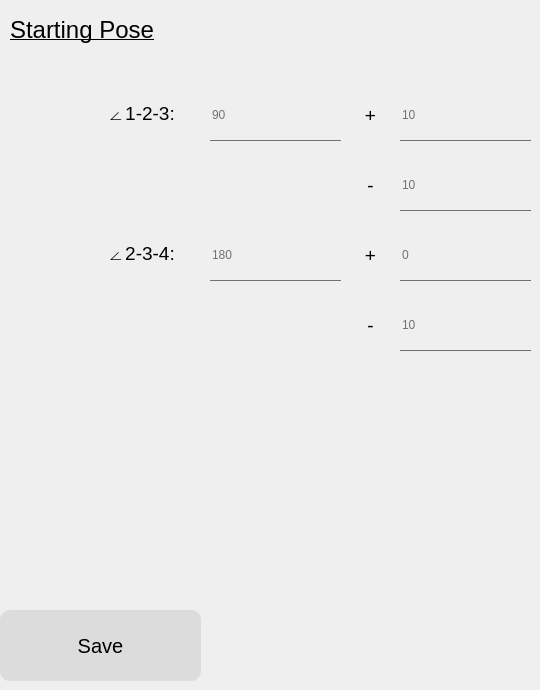
            <widget class="QWidget" name="page_start">
             <widget class="QLabel" name="label_2">
              <property name="geometry">
               <rect>
                <x>10</x>
                <y>0</y>
                <width>251</width>
                <height>61</height>
               </rect>
              </property>
              <property name="text">
               <string>&lt;html&gt;&lt;head/&gt;&lt;body&gt;&lt;p&gt;&lt;span style=&quot; font-size:18pt; text-decoration: underline;&quot;&gt;Starting Pose&lt;/span&gt;&lt;/p&gt;&lt;/body&gt;&lt;/html&gt;</string>
              </property>
              <property name="scaledContents">
               <bool>false</bool>
              </property>
             </widget>
             <widget class="QLabel" name="label_3">
              <property name="geometry">
               <rect>
                <x>80</x>
                <y>90</y>
                <width>121</width>
                <height>51</height>
               </rect>
              </property>
              <property name="text">
               <string>&lt;html&gt;&lt;head/&gt;&lt;body&gt;&lt;p&gt;&lt;span style=&quot; font-size:14pt;&quot;&gt;∠1-2-3:&lt;/span&gt;&lt;/p&gt;&lt;/body&gt;&lt;/html&gt;</string>
              </property>
              <property name="alignment">
               <set>Qt::AlignCenter</set>
              </property>
             </widget>
             <widget class="QLabel" name="label_4">
              <property name="geometry">
               <rect>
                <x>80</x>
                <y>230</y>
                <width>121</width>
                <height>51</height>
               </rect>
              </property>
              <property name="text">
               <string>&lt;html&gt;&lt;head/&gt;&lt;body&gt;&lt;p&gt;&lt;span style=&quot; font-size:14pt;&quot;&gt;∠2-3-4:&lt;/span&gt;&lt;/p&gt;&lt;/body&gt;&lt;/html&gt;</string>
              </property>
              <property name="alignment">
               <set>Qt::AlignCenter</set>
              </property>
             </widget>
             <widget class="QLineEdit" name="start_123_angle">
              <property name="geometry">
               <rect>
                <x>210</x>
                <y>90</y>
                <width>131</width>
                <height>51</height>
               </rect>
              </property>
              <property name="styleSheet">
               <string notr="true">font: 16pt &quot;Calibri&quot;;
background:transparent;
border: none;
color: rgb(113, 112, 114);
border-bottom: 1px solid #717072</string>
              </property>
              <property name="text">
               <string>90</string>
              </property>
             </widget>
             <widget class="QLabel" name="label_5">
              <property name="geometry">
               <rect>
                <x>350</x>
                <y>90</y>
                <width>41</width>
                <height>51</height>
               </rect>
              </property>
              <property name="text">
               <string>&lt;html&gt;&lt;head/&gt;&lt;body&gt;&lt;p&gt;&lt;span style=&quot; font-size:14pt;&quot;&gt;+&lt;/span&gt;&lt;/p&gt;&lt;/body&gt;&lt;/html&gt;</string>
              </property>
              <property name="alignment">
               <set>Qt::AlignCenter</set>
              </property>
             </widget>
             <widget class="QLineEdit" name="start_123_upper">
              <property name="geometry">
               <rect>
                <x>400</x>
                <y>90</y>
                <width>131</width>
                <height>51</height>
               </rect>
              </property>
              <property name="styleSheet">
               <string notr="true">font: 16pt &quot;Calibri&quot;;
background:transparent;
border: none;
color: rgb(113, 112, 114);
border-bottom: 1px solid #717072</string>
              </property>
              <property name="text">
               <string>10</string>
              </property>
             </widget>
             <widget class="QLabel" name="label_6">
              <property name="geometry">
               <rect>
                <x>350</x>
                <y>160</y>
                <width>41</width>
                <height>51</height>
               </rect>
              </property>
              <property name="text">
               <string>&lt;html&gt;&lt;head/&gt;&lt;body&gt;&lt;p&gt;&lt;span style=&quot; font-size:14pt;&quot;&gt;-&lt;/span&gt;&lt;/p&gt;&lt;/body&gt;&lt;/html&gt;</string>
              </property>
              <property name="alignment">
               <set>Qt::AlignCenter</set>
              </property>
             </widget>
             <widget class="QLineEdit" name="start_123_lower">
              <property name="geometry">
               <rect>
                <x>400</x>
                <y>160</y>
                <width>131</width>
                <height>51</height>
               </rect>
              </property>
              <property name="styleSheet">
               <string notr="true">font: 16pt &quot;Calibri&quot;;
background:transparent;
border: none;
color: rgb(113, 112, 114);
border-bottom: 1px solid #717072</string>
              </property>
              <property name="text">
               <string>10</string>
              </property>
             </widget>
             <widget class="QLineEdit" name="start_234_angle">
              <property name="geometry">
               <rect>
                <x>210</x>
                <y>230</y>
                <width>131</width>
                <height>51</height>
               </rect>
              </property>
              <property name="styleSheet">
               <string notr="true">font: 16pt &quot;Calibri&quot;;
background:transparent;
border: none;
color: rgb(113, 112, 114);
border-bottom: 1px solid #717072</string>
              </property>
              <property name="text">
               <string>180</string>
              </property>
             </widget>
             <widget class="QLineEdit" name="start_234_upper">
              <property name="geometry">
               <rect>
                <x>400</x>
                <y>230</y>
                <width>131</width>
                <height>51</height>
               </rect>
              </property>
              <property name="styleSheet">
               <string notr="true">font: 16pt &quot;Calibri&quot;;
background:transparent;
border: none;
color: rgb(113, 112, 114);
border-bottom: 1px solid #717072</string>
              </property>
              <property name="text">
               <string>0</string>
              </property>
             </widget>
             <widget class="QLabel" name="label_7">
              <property name="geometry">
               <rect>
                <x>350</x>
                <y>230</y>
                <width>41</width>
                <height>51</height>
               </rect>
              </property>
              <property name="text">
               <string>&lt;html&gt;&lt;head/&gt;&lt;body&gt;&lt;p&gt;&lt;span style=&quot; font-size:14pt;&quot;&gt;+&lt;/span&gt;&lt;/p&gt;&lt;/body&gt;&lt;/html&gt;</string>
              </property>
              <property name="alignment">
               <set>Qt::AlignCenter</set>
              </property>
             </widget>
             <widget class="QLabel" name="label_8">
              <property name="geometry">
               <rect>
                <x>350</x>
                <y>300</y>
                <width>41</width>
                <height>51</height>
               </rect>
              </property>
              <property name="text">
               <string>&lt;html&gt;&lt;head/&gt;&lt;body&gt;&lt;p&gt;&lt;span style=&quot; font-size:14pt;&quot;&gt;-&lt;/span&gt;&lt;/p&gt;&lt;/body&gt;&lt;/html&gt;</string>
              </property>
              <property name="alignment">
               <set>Qt::AlignCenter</set>
              </property>
             </widget>
             <widget class="QLineEdit" name="start_234_lower">
              <property name="geometry">
               <rect>
                <x>400</x>
                <y>300</y>
                <width>131</width>
                <height>51</height>
               </rect>
              </property>
              <property name="styleSheet">
               <string notr="true">font: 16pt &quot;Calibri&quot;;
background:transparent;
border: none;
color: rgb(113, 112, 114);
border-bottom: 1px solid #717072</string>
              </property>
              <property name="text">
               <string>10</string>
              </property>
             </widget>
             <widget class="QPushButton" name="start_save_btn">
              <property name="geometry">
               <rect>
                <x>0</x>
                <y>610</y>
                <width>201</width>
                <height>71</height>
               </rect>
              </property>
              <property name="font">
               <font>
                <pointsize>15</pointsize>
               </font>
              </property>
              <property name="styleSheet">
               <string notr="true">background-color: rgb(220, 220, 220);
border-radius: 10px;
</string>
              </property>
              <property name="text">
               <string>Save</string>
              </property>
             </widget>
            </widget>
